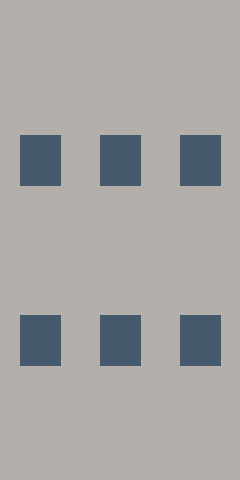
#> input picture fixtures/facades/F1.jpg, 240 x 480 px
$ python -i homography.py   (imports and definitions only)
#> lines starting #> are read from the running program, lines starting #| are printed output that depends on the picture
### cv/facade_cv/config.py
from pathlib import Path

import yaml

CONFIG_DIR = Path(__file__).resolve().parents[2] / "config"


def load_config(name: str) -> dict:
    """config/<name>.yaml 로드."""
    return yaml.safe_load((CONFIG_DIR / f"{name}.yaml").read_text(encoding="utf-8"))


# [4 lines left out: function class_names, not called in this run]

### cv/facade_cv/rectify/homography.py
"""외벽 정면화 호모그래피 — 수평/수직 직선의 소실점 두 개로 카메라 회전을 추정한다 (detect 후처리, T6 공용).

python -m facade_cv.rectify.homography --image X [--out rectified.jpg]

수평 소실점 v_h, 수직 소실점 v_v, 초점거리 f(K = diag(f, f, 1), 주점 = 이미지 중심)에서
r_h = K⁻¹v_h, r_v = K⁻¹v_v (직교화), R = [r_h r_v r_h×r_v] → H = K Rᵀ K⁻¹ 는 외벽 축을 이미지 축에 맞춘다.
f는 두 소실점이 유한하면 직교 조건 (v_h·v_v = -f²) 으로 추정, 아니면 config 기본값. [R11]
선분 LSD [R12], 소실점 RANSAC [R13] (docs/REFERENCES.md).
"""

from dataclasses import dataclass, field
from pathlib import Path

import cv2
import numpy as np
import typer

from facade_cv.config import load_config


@dataclass
class Rectification:
    H: np.ndarray  # 3x3, 원본 픽셀 → 정면화 픽셀
    size: tuple[int, int]  # 정면화 이미지 (w, h)
    focal: float  # 픽셀 단위
    focal_estimated: bool  # False면 default_focal_ratio 사용
    lines_h: np.ndarray = field(repr=False)  # 수평 소실점 inlier 선분 (N, 4) x1 y1 x2 y2
    lines_v: np.ndarray = field(repr=False)

    def warp(self, image: np.ndarray) -> np.ndarray:
        return cv2.warpPerspective(image, self.H, self.size)

    def apply(self, pts: np.ndarray) -> np.ndarray:
        return cv2.perspectiveTransform(np.asarray(pts, np.float64).reshape(-1, 1, 2), self.H).reshape(-1, 2)


# [52 lines left out: functions find_axis_lines, _vp_errors, _fit_vp, not called in this run]


def estimate_rectification(
    image: np.ndarray, region: np.ndarray | None = None, cfg: dict | None = None
) -> Rectification | None:
    """region(외벽 bool 마스크) 안의 직선으로 정면화. 직선 부족·퇴화·과도한 회전이면 None.
    출력 크기는 region(없으면 이미지 전체)을 정면화한 범위가 out_max_side에 맞도록 정한다."""
    cfg = cfg or load_config("rectify")
    gray = image if image.ndim == 2 else cv2.cvtColor(image, cv2.COLOR_BGR2GRAY)
    h, w = gray.shape
    segs_h, segs_v = find_axis_lines(gray, region, cfg)
    # 정규화 좌표 (중심 원점, 긴 변 = 1)에서 계산
    s = float(max(h, w))
    T = np.array([[1 / s, 0, -w / 2 / s], [0, 1 / s, -h / 2 / s], [0, 0, 1]])
    c = np.array([w, h, w, h]) / 2
    rng = np.random.default_rng(0)
    fit_h, fit_v = _fit_vp((segs_h - c) / s, cfg, rng), _fit_vp((segs_v - c) / s, cfg, rng)
    if fit_h is None or fit_v is None:
        return None
    vh, vv = fit_h[0], fit_v[0]
    f, estimated = cfg["default_focal_ratio"], False
    lo, hi = cfg["focal_range"]
    if min(abs(vh[2]), abs(vv[2])) > 1e-9:
        f2 = -np.dot(vh[:2] / vh[2], vv[:2] / vv[2])
        if lo**2 <= f2 <= hi**2:
            f, estimated = float(np.sqrt(f2)), True
    K = np.diag([f, f, 1.0])
    Kinv = np.diag([1 / f, 1 / f, 1.0])
    rh, rv = Kinv @ vh, Kinv @ vv
    rh /= np.linalg.norm(rh) * np.sign(rh[0] or 1)  # 오른쪽 = +x
    rv -= rv.dot(rh) * rh
    if np.linalg.norm(rv) < 1e-6:
        return None
    rv /= np.linalg.norm(rv) * np.sign(rv[1] or 1)  # 아래 = +y
    R = np.column_stack([rh, rv, np.cross(rh, rv)])
    if np.degrees(np.arccos(np.clip((np.trace(R) - 1) / 2, -1, 1))) > cfg["max_rotation_deg"]:
        return None
    Hn = K @ R.T @ Kinv

    # region 윤곽(없으면 이미지 네 귀퉁이)을 정면화해 출력 범위 결정
    if region is not None and region.any():
        cnts, _ = cv2.findContours(region.astype(np.uint8), cv2.RETR_EXTERNAL, cv2.CHAIN_APPROX_SIMPLE)
        pts = cv2.convexHull(np.vstack(cnts)).reshape(-1, 2).astype(np.float64)
    else:
        pts = np.array([[0, 0], [w, 0], [w, h], [0, h]], np.float64)
    ph = (Hn @ T @ np.column_stack([pts, np.ones(len(pts))]).T).T
    if np.any(ph[:, 2] <= 1e-9):  # 카메라 뒤로 넘어감
        return None
    xy = ph[:, :2] / ph[:, 2:]
    (x0, y0), (x1, y1) = xy.min(0), xy.max(0)
    k = cfg["out_max_side"] / max(x1 - x0, y1 - y0)
    fit = np.array([[k, 0, -k * x0], [0, k, -k * y0], [0, 0, 1]])
    H = fit @ Hn @ T
    size = (max(1, int(np.ceil(k * (x1 - x0)))), max(1, int(np.ceil(k * (y1 - y0)))))
    return Rectification(H / H[2, 2], size, f * s, estimated, segs_h[fit_h[1]], segs_v[fit_v[1]])


# [22 lines left out: functions draw_lines, main, not called in this run]


# [2 lines not run here, left out]

>>> import cv2
>>> picture = cv2.imread('../../../fixtures/facades/F1.jpg', cv2.IMREAD_GRAYSCALE)
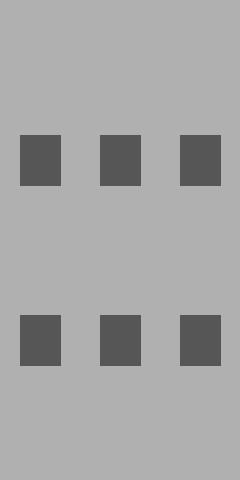
#> picture: shape (480, 240); min 81, max 182, mean 166.2
>>> result = estimate_rectification(picture)
#> (the run stopped early here; a loop or call above may not have finished)

$ run again, on fixtures/facades/F2.jpg
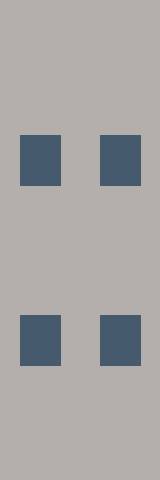
#> input picture fixtures/facades/F2.jpg, 160 x 480 px
#> `picture = cv2.imread('../../../fixtures/facades/F1.jpg', cv2.IMREAD_GR..`:
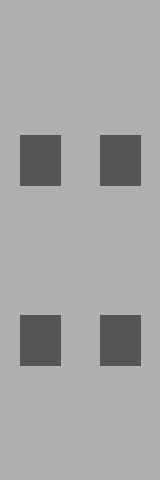
#> picture: shape (480, 160); min 81, max 182, mean 166.2
